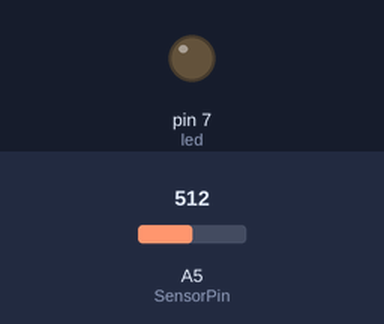
A sketch run on a simulated Arduino Uno, built for the host (arithmetic inside an expression is 32-bit, double 64-bit). Shown: output pins drawn as LEDs (lit = HIGH). Inputs (shaded band) come from the test bench; at power-on: A5 (SensorPin) = 512. WiFi joins after 1.5 s; servers stay silent unless stated.

Above: at 0.0 s.
At 2.9 s:
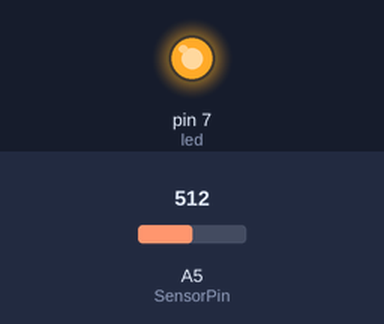
Timing chart, 0 to 4.4 s (numbered marks = the images above):
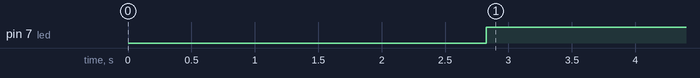

Measured:
- by itself, pin 7 (led): LOW → HIGH at 2.8 s

The sketch:

dust_density_monitor.ino
```cpp
#define BLYNK_PRINT Serial
#include <ESP8266_Lib.h>
#include <BlynkSimpleShieldEsp8266.h>
#include <SimpleTimer.h>

char auth[] = "Your Auth";  //The authentication token send to your email
//Your WIFI credentials
char ssid[] = "SSID";
char pass[] = "PASSWORD";

#define ESP8266_BAUD 115200
ESP8266 wifi(&Serial);

int SensorPin = A5;
int led = 7;
float SensorOut = 0;
float SensorVo = 0;
float Dust = 0;
float Voltage_noDust = 0.12;      //calibrate by changing this
float K = 0.5;                    //Sensitivity from the datasheet 0.5V/ugm/m^3
SimpleTimer timer;

void sendSensor(){
  digitalWrite(led,LOW);                     //turning on the led
  delayMicroseconds(280);                    //wait for 0.28ms
  SensorOut = analogRead(SensorPin);         //read the sensor output voltage
  delayMicroseconds(50);                     //wait for 50us
  digitalWrite(led,HIGH);                    //turning off the led
  delayMicroseconds(9670);                   //wait for (10000-280-50)=9670us
  SensorVo = SensorOut*(5.0/1024);           //calculating sensor output voltage
  Dust = (SensorVo-Voltage_noDust)*100/K;    //calculating Dust density(ugm)/m^3

  if ( Dust < 0)
  {
    Dust = 0.00;
  }
  Blynk.virtualWrite(V1,Dust);  //sending data to the cloud
}

void setup()
{
 pinMode(led,OUTPUT);
 Serial.begin(115200);
 delay(10);
 Serial.begin(ESP8266_BAUD);
 delay(10);
 Blynk.begin(auth, wifi, ssid, pass);
 timer.setInterval(1000L, sendSensor);     //set timer interval of 1s
}

void loop()
{
 Blynk.run();
 timer.run();
}
```
